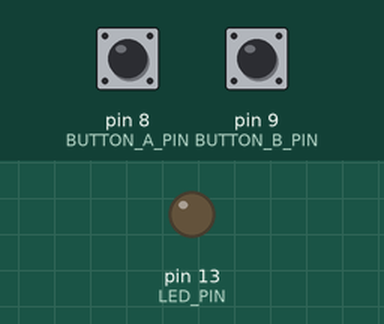
Simulated run of this sketch. Board: Arduino Uno, built with avr-gcc and run on an emulated ATmega328P. Shown: output pins drawn as LEDs (lit = HIGH). The inputs (shaded band) are chosen by the test bench; at power-on: pin 8 (BUTTON_A_PIN) HIGH, pin 9 (BUTTON_B_PIN) HIGH.

Above: at 1.2 s.
1.3 s: pin 8 (BUTTON_A_PIN) pulled LOW for 0.15 s
At 1.37 s:
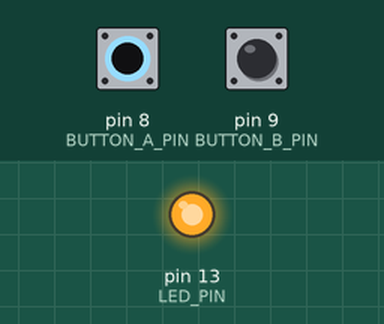
2.9 s: pin 8 (BUTTON_A_PIN) pulled LOW for 3.2 s
At 6.4 s:
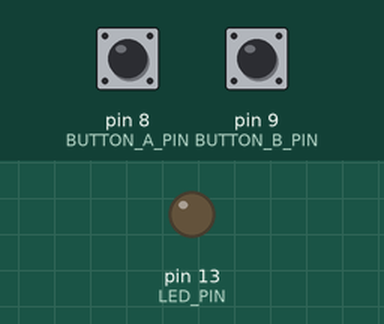
7.6 s: pin 9 (BUTTON_B_PIN) pulled LOW for 3.2 s
At 8.8 s:
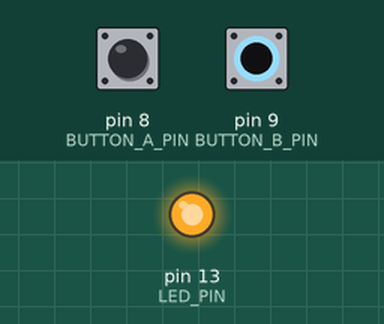
Timing chart, 0 to 12.3 s (numbered marks = the images above; inputs shaded):
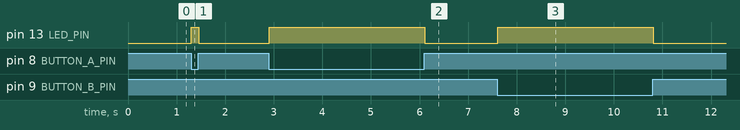

The sketch:

Boolean_OR.ino
```cpp
/*
   Boolean OR circuit using two buttons and an LED
   by Mitchell Griest, Summer 2020

   TinkerCad Circuit link: https://www.tinkercad.com/things/4E2ijuD51wS
*/

const int LED_PIN  = 13;

const int BUTTON_A_PIN = 8;
const int BUTTON_B_PIN = 9;

// -------------- Main Execution --------------

void setup() {
  Serial.begin(9600);
  pinMode(LED_PIN, OUTPUT);
  pinMode(BUTTON_A_PIN, INPUT_PULLUP);
  pinMode(BUTTON_B_PIN, INPUT_PULLUP);
}

void loop() {
  if (buttonAIsPressed() || buttonBIsPressed()) turnOnLed();
  else turnOffLed();

  delay(25); // Debounce buttons
}

// -------------- Helper Functions --------------

boolean buttonAIsPressed() {
  return buttonIsPressed(BUTTON_A_PIN);
}

boolean buttonBIsPressed() {
  return buttonIsPressed(BUTTON_B_PIN);
}

boolean buttonIsPressed(int buttonPin) {
  return digitalRead(buttonPin) == LOW;
}

void turnOnLed() {
  digitalWrite(LED_PIN, HIGH);
}

void turnOffLed() {
  digitalWrite(LED_PIN, LOW);
}
```

Measured:
- after the input at 1.3 s, pin 13 (LED_PIN): LOW → HIGH at once, → LOW 0.15 s later
- after the input at 2.9 s, pin 13 (LED_PIN): LOW → HIGH at once, → LOW 3.2 s later
- after the input at 7.6 s, pin 13 (LED_PIN): LOW → HIGH at once, → LOW 3.2 s later
